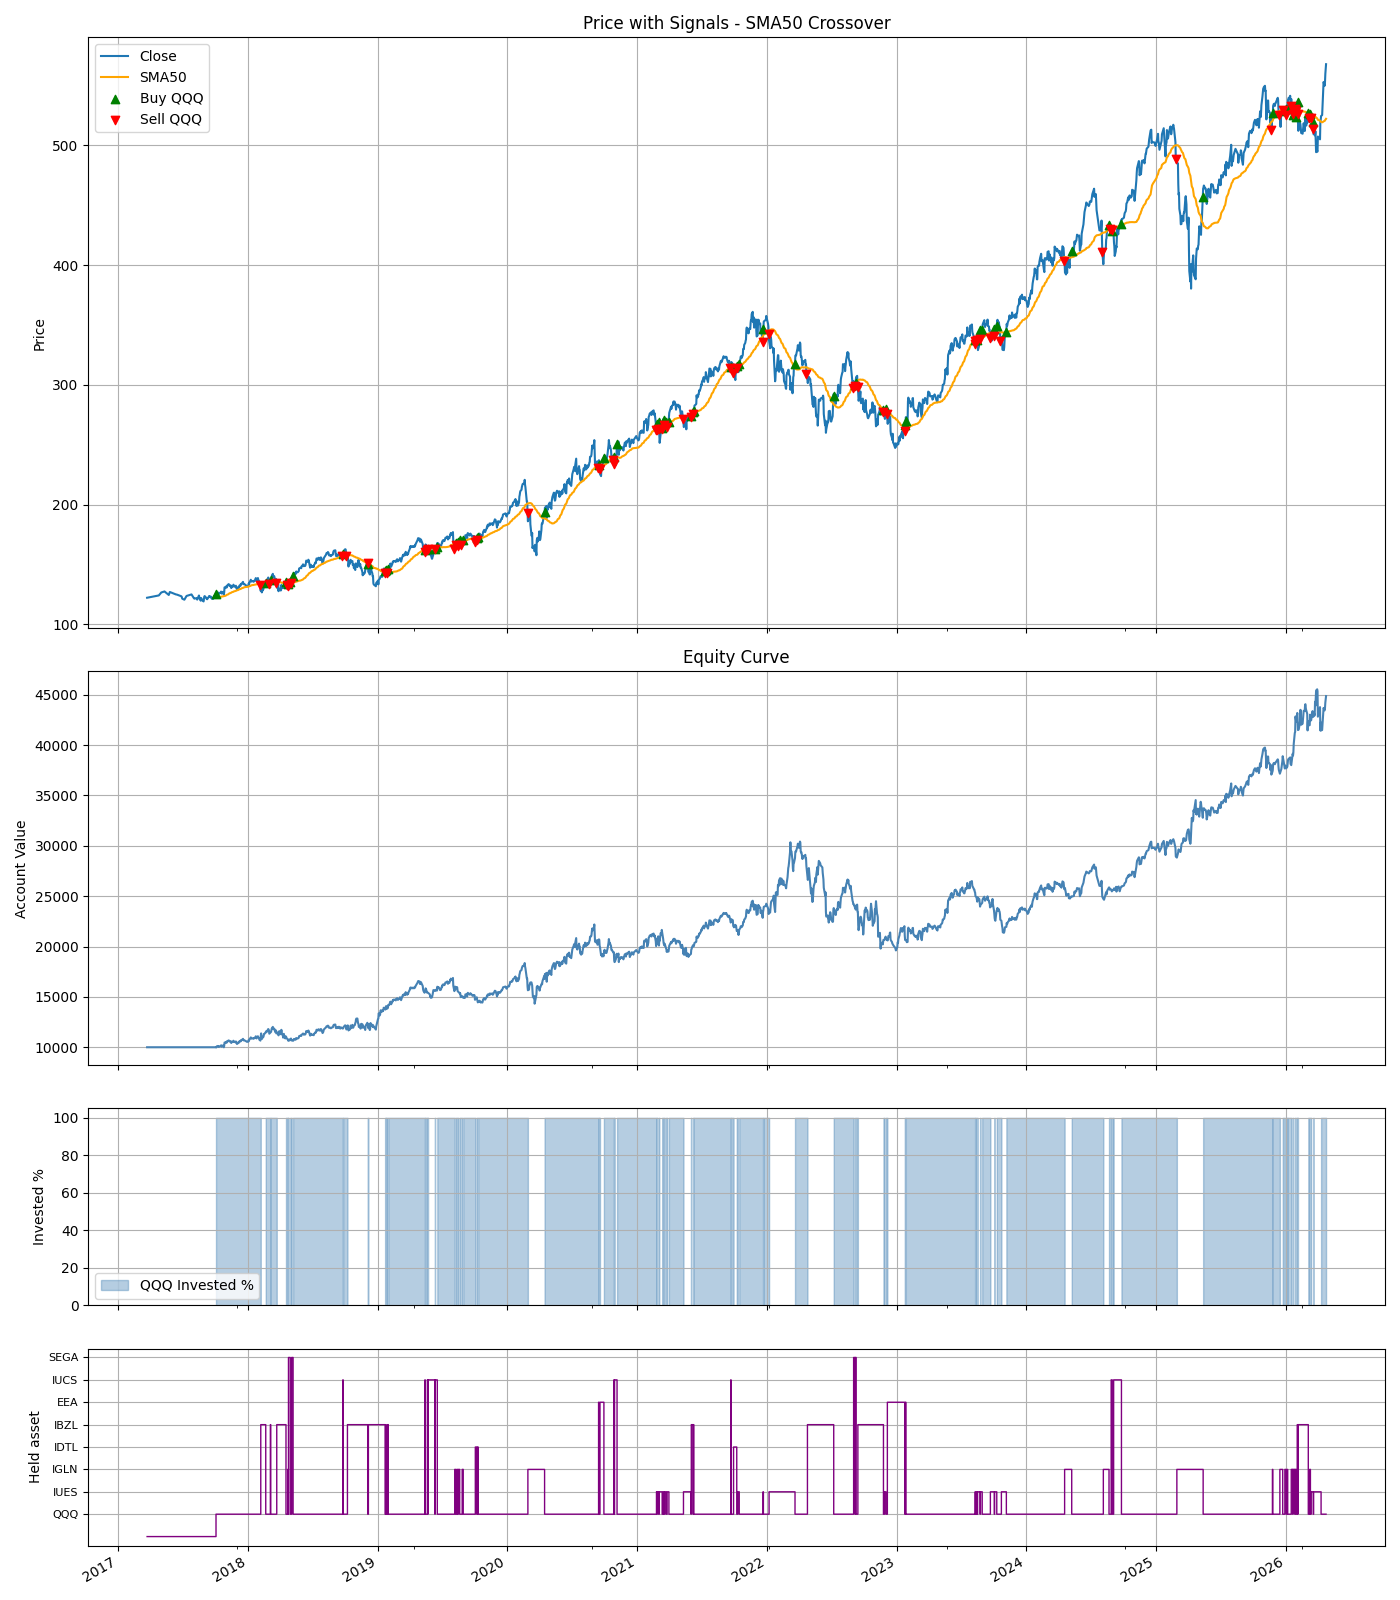

Python code for this plot:
"""
Backtest QQQ - SMA Crossover Strategy

Rules:
- Instrument: QQQ
- Data: daily last 5 years (yfinance)

Entry:
- Buy (fully invested) when Close > SMA(sma_window) * (1 + band_pct)
- band_pct adds a small buffer above SMA to reduce whipsaws (default 0.0)

Exit:
- Sell everything when Close < SMA(sma_window) * (1 - band_pct)
- When alt_dfs provided: rotate to best of alt_assets (TLT/GLD) by momentum,
  or safe_asset (SHY) if all negative.  Otherwise go to cash.

Position sizing:
- Always fully invested when in, fully in cash/alt when out.
- No partial allocations.

Grid search defaults based on research:
- sma_window: 100–300 (research optimum around 200–225)
- band_pct: 0–3% buffer to reduce false signals

Outputs: backtest_sma_crossover.png, trades_detail_sma_crossover.csv, printed metrics.
"""

import os
import math
import itertools
import pandas as pd
import numpy as np
import sys
import matplotlib.pyplot as plt

_ALGO_ROOT = os.path.dirname(os.path.dirname(os.path.abspath(__file__)))
if _ALGO_ROOT not in sys.path:
    sys.path.insert(0, _ALGO_ROOT)
from data_loader import load_ohlcv, load_all


DEFAULT_ALT_ASSETS  = ('TLT', 'GLD')
DEFAULT_SAFE_ASSET  = 'SHY'
DEFAULT_ALT_LOOKBACK = 63


def sma(series, window):
    return series.rolling(window).mean()


def max_drawdown(equity):
    roll_max = equity.cummax()
    return ((equity - roll_max) / roll_max).min()


def fetch_data(ticker='QQQ', period='5y'):
    return load_ohlcv(ticker, period=period)


def fetch_all(assets, period='5y'):
    """Load Open+Close for each asset. Returns dict {ticker: df}."""
    return load_all(list(assets), period=period)


def select_alt_asset(mom_row, alt_assets, safe_asset):
    """Pick best alt asset with positive momentum, else safe_asset."""
    alt_mom = {t: float(mom_row[t]) for t in alt_assets
               if t in mom_row.index and not pd.isna(mom_row[t])}
    if not alt_mom:
        return safe_asset
    best = max(alt_mom, key=alt_mom.get)
    return best if alt_mom[best] > 0 else safe_asset


def check_entry(close, sma_current, in_position, band_pct):
    if in_position:
        return False
    if math.isnan(sma_current):
        return False
    return close > sma_current * (1 + band_pct)


def check_exit(close, sma_current, in_position, band_pct):
    if not in_position:
        return False
    if math.isnan(sma_current):
        return False
    return close < sma_current * (1 - band_pct)


def compute_stats(equity_series, initial_capital, closed_trades, df=None):
    trades_df = pd.DataFrame(closed_trades)

    total_return = equity_series.iloc[-1] / initial_capital - 1.0
    years = (equity_series.index[-1] - equity_series.index[0]).days / 365.25
    cagr = (equity_series.iloc[-1] / initial_capital) ** (1 / years) - 1 if years > 0 else np.nan
    yearly = equity_series.resample('YE').last()
    yearly_returns = yearly.pct_change().dropna()
    arith_mean_annual = yearly_returns.mean() if len(yearly_returns) > 0 else np.nan
    md = max_drawdown(equity_series)

    if df is not None and years > 0:
        bh_cagr = (float(df['Close'].iloc[-1]) / float(df['Close'].iloc[0])) ** (1 / years) - 1
    else:
        bh_cagr = np.nan

    if len(trades_df) > 0 and 'pnl' in trades_df.columns:
        qqq_trades = trades_df[trades_df.get('asset', 'QQQ') == 'QQQ'] if 'asset' in trades_df.columns else trades_df
        if len(qqq_trades) == 0:
            qqq_trades = trades_df
        win_rate = len(qqq_trades[qqq_trades['pnl'] > 0]) / len(qqq_trades)
        avg_pnl = qqq_trades['pnl'].mean()
        trade_returns = (qqq_trades['exit_price'] - qqq_trades['entry_price']) / qqq_trades['entry_price']
        avg_trade_return = trade_returns.mean()
        max_trade_gain = trade_returns.max()
        max_trade_drop = trade_returns.min()
    else:
        win_rate = avg_pnl = avg_trade_return = max_trade_gain = max_trade_drop = np.nan

    return {
        'total_return': total_return,
        'cagr': cagr,
        'bh_cagr': bh_cagr,
        'arith_mean_annual': arith_mean_annual,
        'max_drawdown': md,
        'n_trades_closed': len(trades_df),
        'win_rate': win_rate,
        'avg_pnl': avg_pnl,
        'avg_trade_return': avg_trade_return,
        'max_trade_gain': max_trade_gain,
        'max_trade_drop': max_trade_drop,
        'trades_df': trades_df,
    }


def print_stats(stats, initial_capital, equity_series, sma_window, band_pct, out_paths):
    print('SMA Crossover backtest summary:')
    print(f'Initial capital:          {initial_capital:,.2f}')
    print(f'SMA window:               {sma_window}')
    print(f'Band:                     {band_pct:.1%}')
    print(f'Final equity:             {equity_series.iloc[-1]:,.2f}')
    print(f'Total return:             {stats["total_return"]:.2%}')
    print(f'CAGR:                     {stats["cagr"]:.2%}')
    print(f'CAGR buy & hold:          {stats["bh_cagr"]:.2%}' if not pd.isna(stats["bh_cagr"]) else 'CAGR buy & hold:          N/A')
    print(f'Arithmetic mean annual:   {stats["arith_mean_annual"]:.2%}' if not pd.isna(stats["arith_mean_annual"]) else 'Arithmetic mean annual:   N/A')
    print(f'Max drawdown:             {stats["max_drawdown"]:.2%}')
    print(f'Number of trades:         {stats["n_trades_closed"]}')
    print(f'Win rate:                 {stats["win_rate"]}')
    print(f'Average PnL per trade:    {stats["avg_pnl"]}')
    print(f'Average return per trade: {stats["avg_trade_return"]:.2%}' if not pd.isna(stats["avg_trade_return"]) else 'Average return per trade: N/A')
    print(f'Max gain per trade:       {stats["max_trade_gain"]:.2%}' if not pd.isna(stats["max_trade_gain"]) else 'Max gain per trade:       N/A')
    print(f'Max drop per trade:       {stats["max_trade_drop"]:.2%}' if not pd.isna(stats["max_trade_drop"]) else 'Max drop per trade:       N/A')
    print(f'Trades CSV:               {out_paths["trades_csv"]}')
    print(f'Plot:                     {out_paths["fig_path"]}')


def save_plots(df, equity_series, invested_list, stats, sma_window, out_dir,
               held_asset_list=None, all_assets=None):
    trades_df = stats['trades_df'].copy()
    if len(trades_df) > 0:
        trades_df['entry_date'] = pd.to_datetime(trades_df['entry_date'])
        trades_df['exit_date']  = pd.to_datetime(trades_df['exit_date'])

    equity_dates   = equity_series.index
    invested_series = pd.Series(invested_list, index=equity_dates)

    n_panels = 4 if held_asset_list is not None else 3
    height_ratios = [3, 2, 1, 1] if n_panels == 4 else [3, 2, 1]
    fig, axes = plt.subplots(n_panels, 1, sharex=True, figsize=(14, 4 * n_panels),
                             gridspec_kw={'height_ratios': height_ratios})
    ax_price, ax_equity, ax_inv = axes[0], axes[1], axes[2]

    df['Close'].plot(ax=ax_price, label='Close')
    df['SMA_exit'].plot(ax=ax_price, label=f'SMA{sma_window}', color='orange')
    if len(trades_df) > 0:
        qqq_trades = trades_df[trades_df['asset'] == 'QQQ'] if 'asset' in trades_df.columns else trades_df
        if len(qqq_trades) > 0:
            ax_price.scatter(qqq_trades['entry_date'], qqq_trades['entry_price'],
                             marker='^', color='green', label='Buy QQQ', zorder=5)
            ax_price.scatter(qqq_trades['exit_date'], qqq_trades['exit_price'],
                             marker='v', color='red', label='Sell QQQ', zorder=5)
    ax_price.set_title(f'Price with Signals - SMA{sma_window} Crossover')
    ax_price.set_ylabel('Price')
    ax_price.legend()
    ax_price.grid(True)

    equity_series.plot(ax=ax_equity, color='steelblue')
    ax_equity.set_title('Equity Curve')
    ax_equity.set_ylabel('Account Value')
    ax_equity.grid(True)

    ax_inv.fill_between(invested_series.index, invested_series.values * 100,
                        step='post', alpha=0.4, color='steelblue', label='QQQ Invested %')
    ax_inv.set_ylabel('Invested %')
    ax_inv.set_ylim(0, 105)
    ax_inv.grid(True)
    ax_inv.legend()

    if held_asset_list is not None and all_assets is not None:
        ax_held = axes[3]
        asset_codes = {a: i for i, a in enumerate(all_assets)}
        held_series = pd.Series(held_asset_list, index=equity_dates)
        held_numeric = held_series.map(asset_codes).fillna(-1)
        held_numeric.plot(ax=ax_held, drawstyle='steps-post', color='purple', linewidth=1)
        ax_held.set_yticks(list(asset_codes.values()))
        ax_held.set_yticklabels(list(asset_codes.keys()), fontsize=8)
        ax_held.set_ylabel('Held asset')
        ax_held.grid(True)

    fig.tight_layout()
    out_fig = os.path.join(out_dir, 'backtest_sma_crossover.png')
    fig.savefig(out_fig)
    plt.close(fig)
    return out_fig


def run_backtest_sma_crossover(ticker='QQQ', period='5y', initial_capital=10000.0,
                                sma_window=200, band_pct=0.0,
                                alt_assets=DEFAULT_ALT_ASSETS,
                                safe_asset=DEFAULT_SAFE_ASSET,
                                alt_lookback=DEFAULT_ALT_LOOKBACK,
                                verbose=True, df=None, alt_dfs=None):
    out_dir = os.path.dirname(__file__)
    if df is None:
        df = fetch_data(ticker, period)
        df.index = pd.to_datetime(df.index)
        df = df[['Open', 'High', 'Low', 'Close', 'Volume']]
    if df.empty:
        raise ValueError('No data returned.')
    df = df.copy()

    use_alt = alt_dfs is not None

    if use_alt:
        alt_all = list(alt_assets) + [safe_asset]
        alt_closes = pd.DataFrame({t: alt_dfs[t]['Close'] for t in alt_all if t in alt_dfs})
        alt_opens  = pd.DataFrame({t: alt_dfs[t]['Open']  for t in alt_all if t in alt_dfs})
        common = df.index.intersection(alt_closes.dropna().index)
        df         = df.loc[common].copy()
        alt_closes = alt_closes.loc[common]
        alt_opens  = alt_opens.loc[common]
        alt_momentum = alt_closes / alt_closes.shift(alt_lookback) - 1

    df['SMA_exit'] = sma(df['Close'], sma_window)

    cash       = float(initial_capital)
    shares     = 0.0       # QQQ shares
    in_position = False
    entry_price = entry_date = None
    entry_idx   = None

    alt_asset       = None   # currently held alt/safe ticker
    alt_shares      = 0.0
    alt_entry_price = None
    alt_entry_date  = None
    alt_entry_idx   = None

    equity_list    = []
    equity_dates   = []
    invested_list  = []
    held_asset_list = []
    closed_trades  = []

    warmup_done_idx = sma_window

    for i in range(len(df)):
        date  = df.index[i]
        close = float(df['Close'].iat[i])
        sma_val     = df['SMA_exit'].iat[i]
        sma_current = float(sma_val) if not pd.isna(sma_val) else math.nan

        alt_val = (alt_shares * float(alt_closes[alt_asset].iat[i])
                   if use_alt and alt_asset is not None else 0.0)
        pos_value = shares * close
        eq = cash + pos_value + alt_val
        equity_list.append(eq)
        equity_dates.append(date)
        invested_list.append(pos_value / eq if eq > 0 else 0.0)
        held_asset_list.append(
            ticker if in_position
            else (alt_asset if use_alt and alt_asset else 'CASH')
        )

        warmup_done = i >= warmup_done_idx

        # Exit QQQ
        if warmup_done and check_exit(close, sma_current, in_position, band_pct):
            exit_price = close
            proceeds   = shares * exit_price
            pnl        = proceeds - shares * entry_price
            cash      += proceeds
            closed_trades.append({
                'asset': ticker,
                'entry_date': entry_date, 'entry_price': entry_price,
                'exit_date': date,        'exit_price': exit_price,
                'shares': shares, 'pnl': pnl,
                'held_days': i - (entry_idx or i),
            })
            shares      = 0.0
            in_position = False
            entry_price = entry_date = entry_idx = None

            # Rotate into alt when data available
            if use_alt and i + 1 < len(df) and not alt_momentum.iloc[i].isna().all():
                target = select_alt_asset(alt_momentum.iloc[i], alt_assets, safe_asset)
                next_open_alt = float(alt_opens[target].iat[i + 1])
                alt_shares      = cash / next_open_alt
                cash           -= alt_shares * next_open_alt
                alt_asset       = target
                alt_entry_price = next_open_alt
                alt_entry_date  = df.index[i + 1]
                alt_entry_idx   = i + 1

        # Entry QQQ (sell alt first if held)
        if warmup_done and check_entry(close, sma_current, in_position, band_pct):
            if i + 1 < len(df):
                next_open = float(df['Open'].iat[i + 1])
                next_date = df.index[i + 1]

                if use_alt and alt_asset is not None and alt_shares > 0:
                    exit_alt_px = float(alt_opens[alt_asset].iat[i + 1])
                    alt_proceeds = alt_shares * exit_alt_px
                    alt_pnl      = alt_proceeds - alt_shares * alt_entry_price
                    closed_trades.append({
                        'asset': alt_asset,
                        'entry_date': alt_entry_date, 'entry_price': alt_entry_price,
                        'exit_date': next_date,        'exit_price': exit_alt_px,
                        'shares': alt_shares, 'pnl': alt_pnl,
                        'held_days': i + 1 - (alt_entry_idx or i + 1),
                    })
                    cash       += alt_proceeds
                    alt_shares  = 0.0
                    alt_asset   = None
                    alt_entry_price = alt_entry_date = alt_entry_idx = None

                shares      = cash / next_open
                cash       -= shares * next_open
                in_position = True
                entry_price = next_open
                entry_date  = next_date
                entry_idx   = i + 1

    equity_series = pd.Series(equity_list, index=equity_dates)
    stats = compute_stats(equity_series, initial_capital, closed_trades, df=df)

    trades_csv = fig_path = None
    if verbose:
        trades_csv = os.path.join(out_dir, 'trades_detail_sma_crossover.csv')
        stats['trades_df'].to_csv(trades_csv, index=False)
        all_assets_plot = ([ticker] + list(alt_assets) + [safe_asset]) if use_alt else None
        fig_path = save_plots(df, equity_series, invested_list, stats, sma_window, out_dir,
                              held_asset_list=held_asset_list if use_alt else None,
                              all_assets=all_assets_plot)
        print_stats(stats, initial_capital, equity_series, sma_window, band_pct,
                    {'trades_csv': trades_csv, 'fig_path': fig_path})

    def _f(v):
        return round(float(v), 3) if not pd.isna(v) else None

    return {
        'initial_capital': float(initial_capital),
        'sma_window': sma_window,
        'band_pct': band_pct,
        'final_equity': _f(equity_series.iloc[-1]),
        'total_return': _f(stats['total_return']),
        'cagr': _f(stats['cagr']),
        'bh_cagr': _f(stats['bh_cagr']),
        'arith_mean_annual': _f(stats['arith_mean_annual']),
        'max_drawdown': _f(stats['max_drawdown']),
        'n_trades_closed': int(stats['n_trades_closed']),
        'win_rate': _f(stats['win_rate']),
        'avg_trade_return': _f(stats['avg_trade_return']),
        'max_trade_gain': _f(stats['max_trade_gain']),
        'max_trade_drop': _f(stats['max_trade_drop']),
        'fig_path': fig_path,
        'trades_csv': trades_csv,
    }


def grid_search(ticker='QQQ', period='5y', initial_capital=10000.0,
                sma_window_values=(50, 100, 150, 200, 225, 250, 300, 350, 400),
                band_pct_values=(0.0, 0.01, 0.02, 0.03, 0.04, 0.05, 0.75, 0.1),
                alt_assets=DEFAULT_ALT_ASSETS,
                safe_asset=DEFAULT_SAFE_ASSET,
                alt_lookback=DEFAULT_ALT_LOOKBACK,
                maximize='cagr'):
    combos = list(itertools.product(sma_window_values, band_pct_values))
    total  = len(combos)
    print(f'Grid search: {total} combinations...')
    print('Downloading QQQ data once...')
    raw_df = fetch_data(ticker, period)
    raw_df.index = pd.to_datetime(raw_df.index)
    raw_df = raw_df[['Open', 'High', 'Low', 'Close', 'Volume']]
    if raw_df.empty:
        raise ValueError('No data returned.')

    print('Downloading alt asset data (TLT, GLD, SHY)...')
    raw_alt_dfs = fetch_all(list(alt_assets) + [safe_asset], period)

    results = []
    for idx, (win, band) in enumerate(combos, 1):
        try:
            res = run_backtest_sma_crossover(
                initial_capital=initial_capital,
                sma_window=win, band_pct=band,
                alt_assets=alt_assets, safe_asset=safe_asset, alt_lookback=alt_lookback,
                verbose=False, df=raw_df, alt_dfs=raw_alt_dfs,
            )
            results.append({
                'sma_window': win, 'band_pct': band,
                'cagr': res['cagr'],
                'total_return': res['total_return'],
                'max_drawdown': res['max_drawdown'],
                'win_rate': res['win_rate'],
                'n_trades': res['n_trades_closed'],
                'avg_trade_return': res['avg_trade_return'],
            })
        except Exception as e:
            print(f'  [{idx}/{total}] ERROR {win},{band}: {e}')

        if idx % 10 == 0:
            print(f'  {idx}/{total} done...')

    results_df = pd.DataFrame(results).sort_values(maximize, ascending=False).reset_index(drop=True)

    print(f'\nTop 10 by {maximize}:')
    print(results_df.head(10).to_string(index=False))

    out_dir = os.path.dirname(__file__)
    csv_path = os.path.join(out_dir, 'grid_search_results.csv')
    results_df.to_csv(csv_path, index=False)
    print(f'\nFull results saved to: {csv_path}')

    best = results_df.iloc[0]
    print(f'\n--- Best parameters (by {maximize}) ---')
    print(f'  sma_window={int(best["sma_window"])}, band_pct={best["band_pct"]:.2%}')
    print('Running full backtest with best parameters...\n')
    run_backtest_sma_crossover(
        initial_capital=initial_capital,
        sma_window=int(best['sma_window']),
        band_pct=best['band_pct'],
        alt_assets=alt_assets, safe_asset=safe_asset, alt_lookback=alt_lookback,
        verbose=True, df=raw_df, alt_dfs=raw_alt_dfs,
    )

    return results_df


if __name__ == '__main__':
    res = run_backtest_sma_crossover(initial_capital=10000.0, sma_window=200, band_pct=0.01)
    print('\nRESULT:', res)
